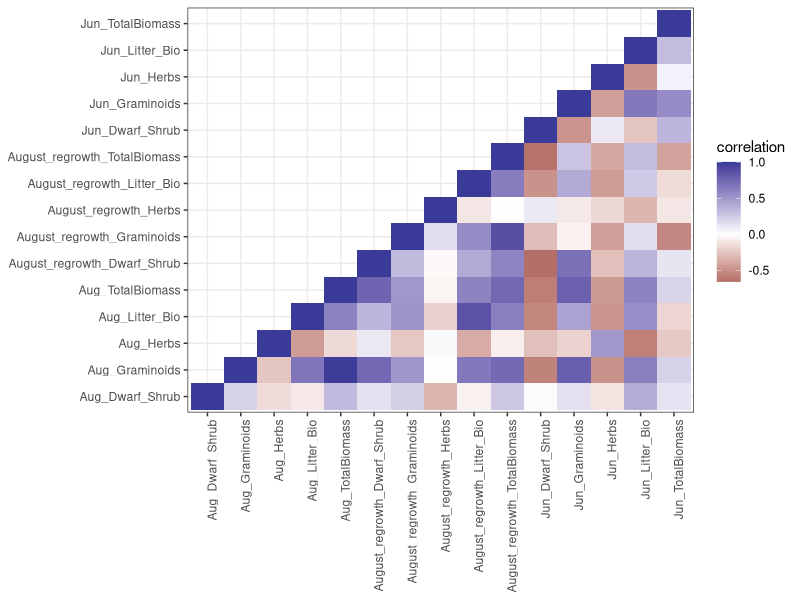
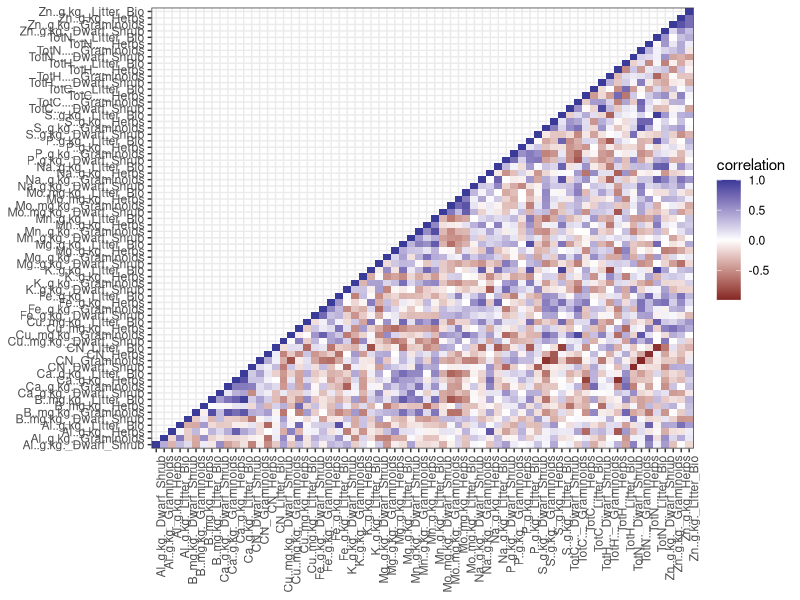
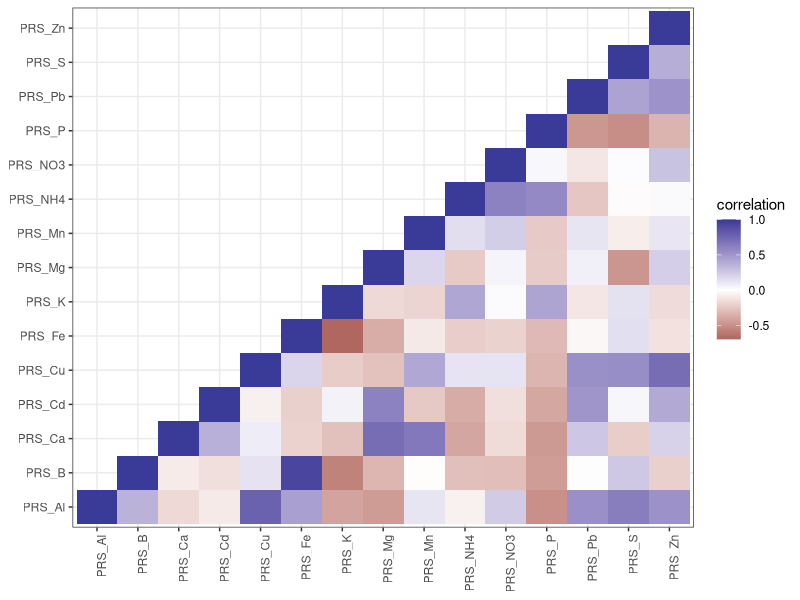
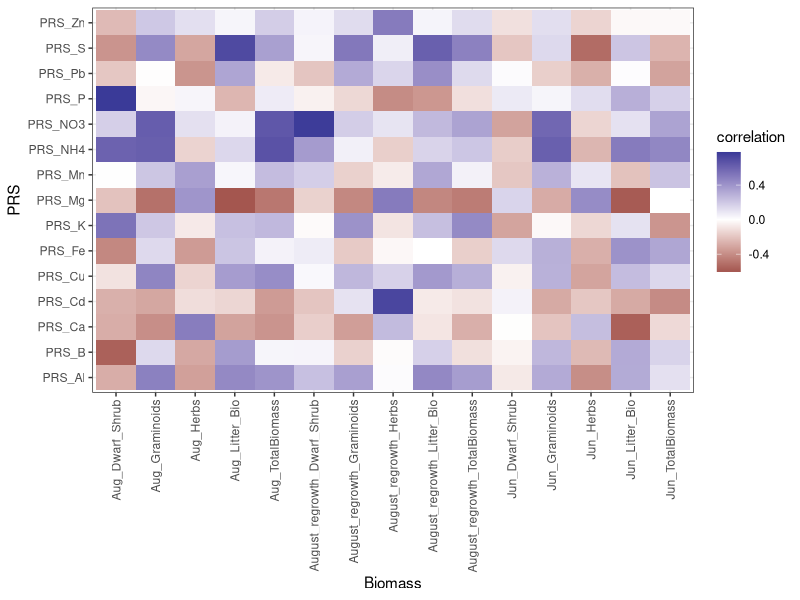
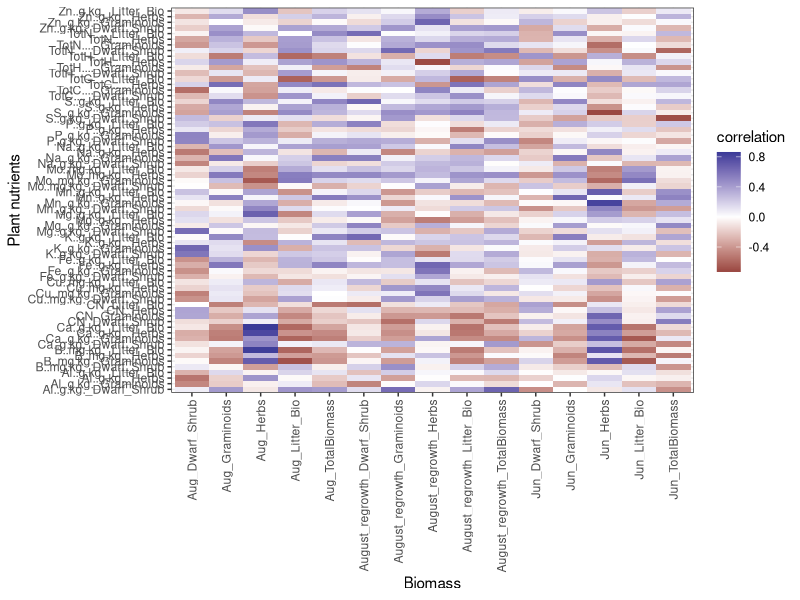
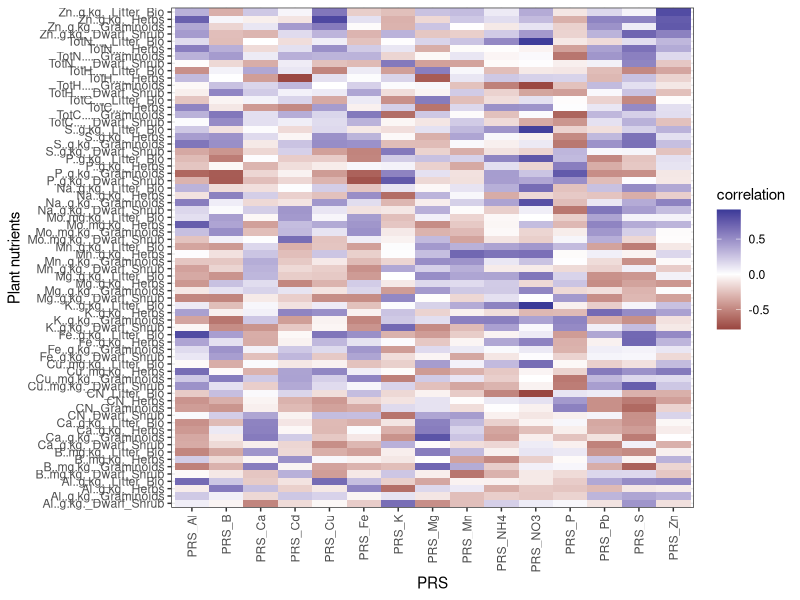
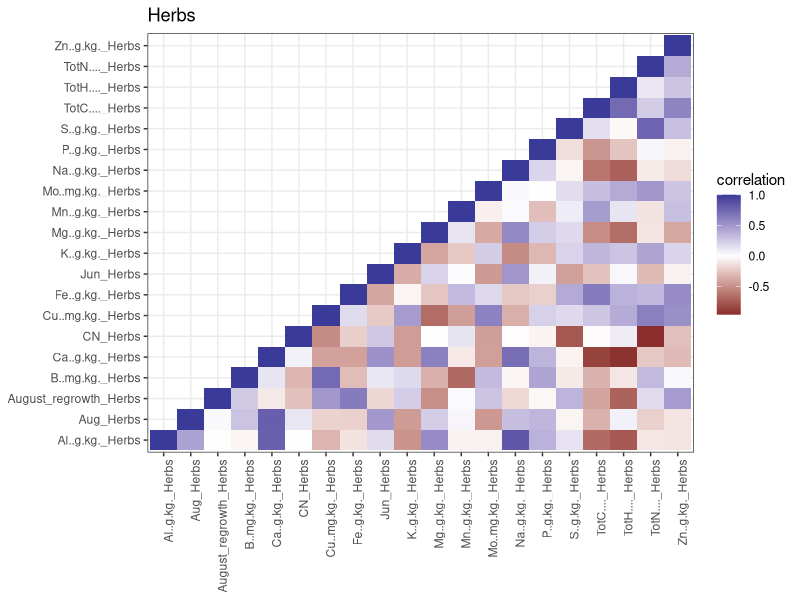
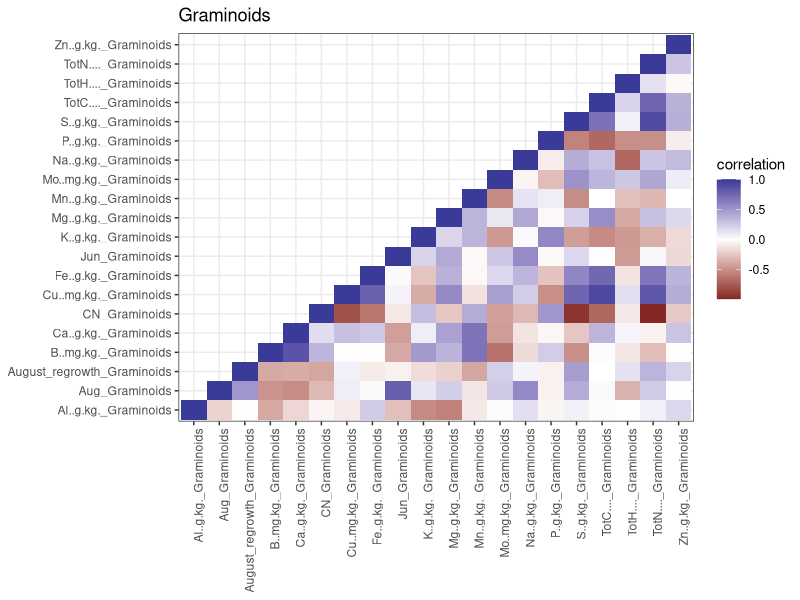

Reproduce these figures in R, in order.
rm(list=ls())

library(tidyr)
library(dplyr)
library(ggplot2)


#Load data
setesdal_prsplant<-read.csv("data/combined_wide_dataset.csv",header=TRUE)

#Correlation matrices
#Between and within groups of variables

#Create subgroups of variables by type
names(setesdal_prsplant)
biomass_list<-setesdal_prsplant[,4:18]
plantnut_list<-setesdal_prsplant[,19:86]
prs_list<-setesdal_prsplant[,88:102]

#Subgroups by plant group
herb_list<-setesdal_prsplant %>%  select(matches("herb", ignore.case = TRUE))
graminoid_list<-setesdal_prsplant %>%  select(matches("graminoid", ignore.case = TRUE))
dwarfshrub_list<-setesdal_prsplant %>%  select(matches("shrub", ignore.case = TRUE))
litter_list<-setesdal_prsplant %>%  select(matches("litter", ignore.case = TRUE))


#Correlations Within variable groups
cor_Biomass <- cor(biomass_list, use = "pairwise.complete.obs")
cor_Nuts <- cor(plantnut_list, use = "pairwise.complete.obs")
cor_PRS <- cor(prs_list, use = "pairwise.complete.obs")

cor_Biomass_df <- cor_Biomass %>%
  as.data.frame() %>%
  tibble::rownames_to_column("Var1") %>%
  pivot_longer(-Var1, names_to = "Var2", values_to = "correlation")%>%
  filter(as.numeric(factor(Var1)) <= as.numeric(factor(Var2)))

cor_Nuts_df <- cor_Nuts %>%
  as.data.frame() %>%
  tibble::rownames_to_column("Var1") %>%
  pivot_longer(-Var1, names_to = "Var2", values_to = "correlation")%>%
  filter(as.numeric(factor(Var1)) <= as.numeric(factor(Var2)))

cor_PRS_df <- cor_PRS %>%
  as.data.frame() %>%
  tibble::rownames_to_column("Var1") %>%
  pivot_longer(-Var1, names_to = "Var2", values_to = "correlation")%>%
  filter(as.numeric(factor(Var1)) <= as.numeric(factor(Var2)))

ggplot(cor_Biomass_df, aes(x = Var2, y = Var1, fill = correlation)) +
  geom_tile() + labs(x = NULL, y = NULL)+
  scale_fill_gradient2() +
  theme_bw() +
  theme(axis.text.x = element_text(angle = 90, hjust = 1))

ggplot(cor_Nuts_df, aes(x = Var2, y = Var1, fill = correlation)) +
  geom_tile()+ labs(x = NULL, y = NULL) +
  scale_fill_gradient2() +
  theme_bw() +
  theme(axis.text.x = element_text(angle = 90, hjust = 1))

ggplot(cor_PRS_df, aes(x = Var2, y = Var1, fill = correlation)) +
  geom_tile()+ labs(x = NULL, y = NULL) +
  scale_fill_gradient2() +
  theme_bw() +
  theme(axis.text.x = element_text(angle = 90, hjust = 1))

#Correlations Between variable groups
cor_df_BiomassPRS <- cor(biomass_list, prs_list, use = "pairwise.complete.obs") %>%
  as.data.frame() %>%
  tibble::rownames_to_column("X_var") %>%
  pivot_longer(-X_var, names_to = "Y_var", values_to = "correlation")
cor_df_BiomassPRS

ggplot(cor_df_BiomassPRS, aes(x = X_var, y = Y_var, fill = correlation)) +
  geom_tile() +xlab("Biomass")+ylab("PRS")+
  scale_fill_gradient2() +
  theme_bw()+ theme(axis.text.x = element_text(angle = 90, vjust = 0.5, hjust = 1))

cor_df_BiomassNuts <- cor(biomass_list, plantnut_list, use = "pairwise.complete.obs") %>%
  as.data.frame() %>%
  tibble::rownames_to_column("X_var") %>%
  pivot_longer(-X_var, names_to = "Y_var", values_to = "correlation")
cor_df_BiomassNuts

ggplot(cor_df_BiomassNuts, aes(x = X_var, y = Y_var, fill = correlation)) +
  geom_tile() +xlab("Biomass")+ylab("Plant nutrients")+
  scale_fill_gradient2() +
  theme_bw()+ theme(axis.text.x = element_text(angle = 90, vjust = 0.5, hjust = 1))

cor_df_PRSNuts <- cor(prs_list, plantnut_list, use = "pairwise.complete.obs") %>%
  as.data.frame() %>%
  tibble::rownames_to_column("X_var") %>%
  pivot_longer(-X_var, names_to = "Y_var", values_to = "correlation")
cor_df_PRSNuts

ggplot(cor_df_PRSNuts, aes(x = X_var, y = Y_var, fill = correlation)) +
  geom_tile() +xlab("PRS")+ylab("Plant nutrients")+
  scale_fill_gradient2() +
  theme_bw()+ theme(axis.text.x = element_text(angle = 90, vjust = 0.5, hjust = 1))

#Correlations within plant groups
cor_Herb<- cor(herb_list, use = "pairwise.complete.obs")
cor_Gram <- cor(graminoid_list, use = "pairwise.complete.obs")
cor_Shrub <- cor(dwarfshrub_list, use = "pairwise.complete.obs")
cor_Litter <- cor(litter_list, use = "pairwise.complete.obs")

cor_Herb_df <- cor_Herb %>%
  as.data.frame() %>%
  tibble::rownames_to_column("Var1") %>%
  pivot_longer(-Var1, names_to = "Var2", values_to = "correlation")%>%
  filter(as.numeric(factor(Var1)) <= as.numeric(factor(Var2)))

cor_Gram_df <- cor_Gram %>%
  as.data.frame() %>%
  tibble::rownames_to_column("Var1") %>%
  pivot_longer(-Var1, names_to = "Var2", values_to = "correlation")%>%
  filter(as.numeric(factor(Var1)) <= as.numeric(factor(Var2)))

cor_Shrub_df <- cor_Shrub %>%
  as.data.frame() %>%
  tibble::rownames_to_column("Var1") %>%
  pivot_longer(-Var1, names_to = "Var2", values_to = "correlation")%>%
  filter(as.numeric(factor(Var1)) <= as.numeric(factor(Var2)))

cor_Litter_df <- cor_Litter %>%
  as.data.frame() %>%
  tibble::rownames_to_column("Var1") %>%
  pivot_longer(-Var1, names_to = "Var2", values_to = "correlation")%>%
  filter(as.numeric(factor(Var1)) <= as.numeric(factor(Var2)))


ggplot(cor_Herb_df, aes(x = Var2, y = Var1, fill = correlation)) +
  geom_tile() + labs(x = NULL, y = NULL)+ggtitle('Herbs')+
  scale_fill_gradient2() +
  theme_bw() +
  theme(axis.text.x = element_text(angle = 90, hjust = 1))

ggplot(cor_Gram_df, aes(x = Var2, y = Var1, fill = correlation)) +
  geom_tile() + labs(x = NULL, y = NULL)+ggtitle('Graminoids')+
  scale_fill_gradient2() +
  theme_bw() +
  theme(axis.text.x = element_text(angle = 90, hjust = 1))

ggplot(cor_Shrub_df, aes(x = Var2, y = Var1, fill = correlation)) +
  geom_tile() + labs(x = NULL, y = NULL)+ggtitle('Dwarf shrubs')+
  scale_fill_gradient2() +
  theme_bw() +
  theme(axis.text.x = element_text(angle = 90, hjust = 1))

ggplot(cor_Litter_df, aes(x = Var2, y = Var1, fill = correlation)) +
  geom_tile() + labs(x = NULL, y = NULL)+ggtitle('Litter')+
  scale_fill_gradient2() +
  theme_bw() +
  theme(axis.text.x = element_text(angle = 90, hjust = 1))


library(pheatmap)
pheatmap(cor_Biomass)
pheatmap(cor_Nuts)
pheatmap(cor_PRS,
         clustering_distance_rows = as.dist(1 - cor_PRS),
         clustering_distance_cols = as.dist(1 - cor_PRS)
)
pheatmap(cor_Gram)
pheatmap(cor_Herb)
pheatmap(cor_Shrub)
pheatmap(cor_Litter)
